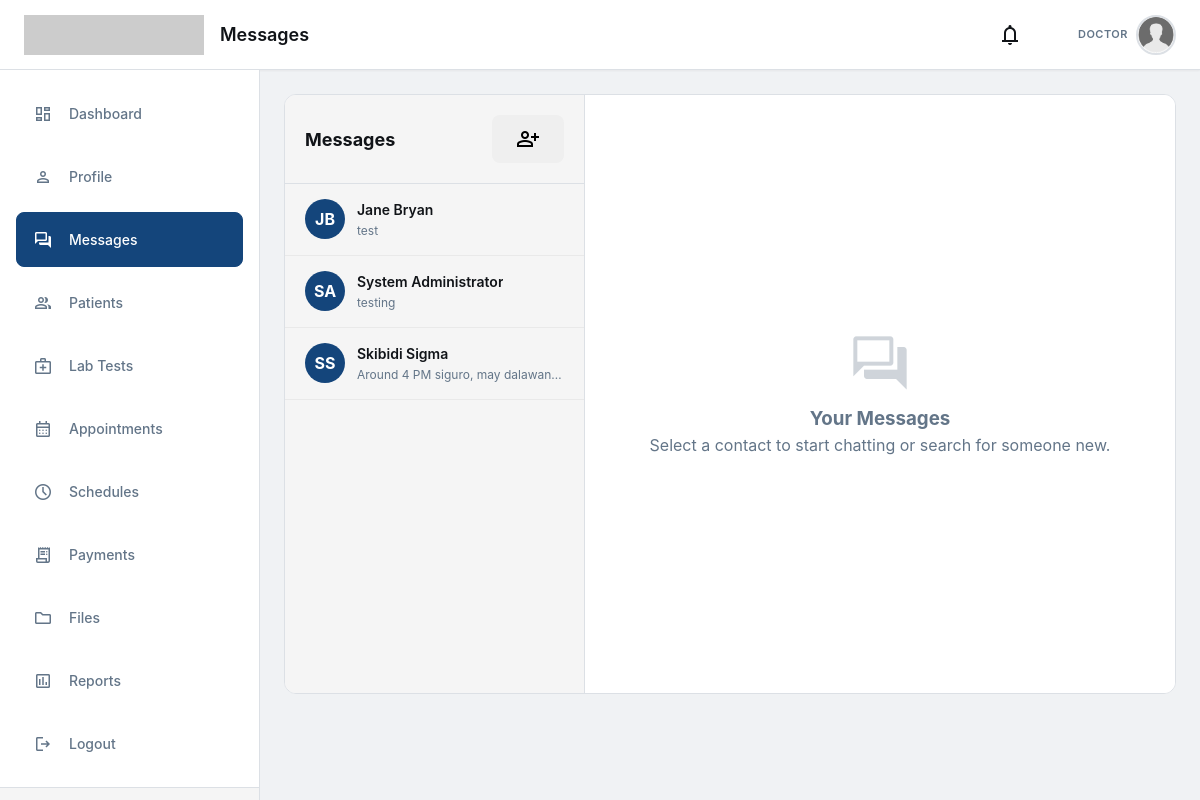
Page /public/shared/messages.php (signed in) on the committed database.
### tables this page shows
CREATE TABLE `users` (
  `user_id` int(11) NOT NULL,
  `username` varchar(50) NOT NULL,
  `password_hash` varchar(255) NOT NULL,
  `email` varchar(100) DEFAULT NULL,
  `first_name` varchar(100) NOT NULL,
  `middle_name` varchar(50) DEFAULT NULL,
  `last_name` varchar(100) NOT NULL,
  `gender` enum('Male','Female','Other') DEFAULT NULL,
  `dob` date DEFAULT NULL,
  `contact_number` varchar(20) DEFAULT NULL,
  `address` text DEFAULT NULL,
  `role` enum('admin','doctor','secretary','patient') NOT NULL,
  `registration_type` enum('Patient','Guardian') DEFAULT 'Patient',
  `is_active` tinyint(1) NOT NULL DEFAULT 1,
  `account_status` enum('pending','active','locked','suspended') DEFAULT 'pending',
  `identification_number` varchar(20) DEFAULT NULL,
  `marital_status` enum('Single','Married','Divorced','Widowed','Separated') DEFAULT NULL,
  `occupation` varchar(100) DEFAULT NULL,
  `city` varchar(100) DEFAULT NULL,
  `province` varchar(100) DEFAULT NULL,
  `emergency_contact_name` varchar(255) DEFAULT NULL,
  `emergency_contact_number` varchar(20) DEFAULT NULL,
  `google_2fa_secret` varchar(64) DEFAULT NULL,
  `backup_tokens` text DEFAULT NULL,
  `is_2fa_enabled` tinyint(1) NOT NULL DEFAULT 0,
  `force_2fa_setup` tinyint(1) NOT NULL DEFAULT 1,
  `two_factor_verified_at` datetime DEFAULT NULL,
  `last_login_at` datetime DEFAULT NULL,
  `last_activity_at` datetime DEFAULT NULL,
  `failed_login_attempts` int(11) NOT NULL DEFAULT 0,
  `account_locked_until` datetime DEFAULT NULL,
  `created_at` datetime NOT NULL DEFAULT current_timestamp(),
  `updated_at` datetime NOT NULL DEFAULT current_timestamp() ON UPDATE current_timestamp(),
  `deleted_at` datetime DEFAULT NULL
);

### app/core/Database.php (called while the page is built, shortened)
<?php
final class Database
{
    private static ?PDO $instance = null;
    public static function getInstance(): PDO
    {
        if (self::$instance === null) {
            $host = 'localhost';
            $dbname = 'matriflow_db';
            $user = 'root';
            $pass = '';
            $port = 3307;
            $dsn = "mysql:host={$host};port={$port};dbname={$dbname};charset=utf8mb4";
            self::$instance = new PDO($dsn, $user, $pass, [
                PDO::ATTR_ERRMODE => PDO::ERRMODE_EXCEPTION,
                PDO::ATTR_DEFAULT_FETCH_MODE => PDO::FETCH_ASSOC,
                PDO::ATTR_EMULATE_PREPARES => false,
            ]);
            self::$instance->exec("SET time_zone = '+08:00'");
        }
        return self::$instance;
    }
}

### app/models/User.php (called while the page is built, shortened)
<?php
final class User
{
    public static function findById(int $userId): ?array
    {
        $stmt = Database::getInstance()->prepare("SELECT * FROM users WHERE user_id = :id LIMIT 1");
        $stmt->execute([':id' => $userId]);
        $row = $stmt->fetch();
        return $row ?: null;
    }
}

### app/core/Auth.php (called while the page is built, shortened)
<?php
final class Auth
{
    public static function user(): ?array
    {
        $u = User::findById((int) $_SESSION['user_id']);
        return $u ?: null;
    }
}

### app/core/MessageService.php (called while the page is built, shortened)
<?php
final class MessageService
{
    public static function getContacts(int $userId): array
    {
        $stmt = Database::getInstance()->prepare("
            SELECT DISTINCT u.user_id, u.first_name, u.last_name, u.role,
            (SELECT message_body FROM messages
             WHERE (sender_id = u.user_id AND receiver_id = :uid1) OR (sender_id = :uid2 AND receiver_id = u.user_id)
             ORDER BY created_at DESC LIMIT 1) as last_message,
            (SELECT created_at FROM messages
             WHERE (sender_id = u.user_id AND receiver_id = :uid3) OR (sender_id = :uid4 AND receiver_id = u.user_id)
             ORDER BY created_at DESC LIMIT 1) as last_message_at
            FROM users u
            JOIN messages m ON (m.sender_id = u.user_id OR m.receiver_id = u.user_id)
            WHERE (m.sender_id = :uid5 OR m.receiver_id = :uid6) AND u.user_id != :uid7
            ORDER BY last_message_at DESC
        ");
        $stmt->execute([
            ':uid1' => $userId,
            ':uid2' => $userId,
            ':uid3' => $userId,
            ':uid4' => $userId,
            ':uid5' => $userId,
            ':uid6' => $userId,
            ':uid7' => $userId
        ]);
        return $stmt->fetchAll();
    }
}

### app/config/constants.php (called while the page is built, shortened)
<?php
function base_url(string $path = ''): string
{
    $scheme = (!empty($_SERVER['HTTPS']) && $_SERVER['HTTPS'] !== 'off') ? 'https' : 'http';
    $host = $_SERVER['HTTP_HOST'] ?? 'localhost';
    $docRoot = str_replace('\\', '/', $_SERVER['DOCUMENT_ROOT']);
    $basePath = str_replace('\\', '/', BASE_PATH);
    $baseDir = str_replace($docRoot, '', $basePath);
    $baseDir = ($baseDir === '/' || $baseDir === '.') ? '' : rtrim($baseDir, '/');
    $path = '/' . ltrim($path, '/');
    return $scheme . '://' . $host . $baseDir . $path;
}

### app/core/FileService.php (called while the page is built, shortened)
<?php
final class FileService
{
    public static function getAvatarUrl(int $userId): string
    {
        return base_url('/public/controllers/avatar.php?uid=' . $userId . '&t=' . time());
    }
}

### public/shared/messages.php (the view, shortened to what this page needs)
<?php
$u = Auth::user();
$activeChatId = (int)($_GET['chat'] ?? 0);
?>
<div class="messaging-layout">
    <div class="contacts-sidebar">
        <div class="sidebar-header">
            <h3>Messages</h3>
            <button class="btn btn-icon" title="New Chat" onclick="toggleSearch()"><span class="material-symbols-outlined">person_add</span></button>
        </div>
        <div class="contacts-list" id="contacts-list">
            <?php
            $contacts = MessageService::getContacts((int)$u['user_id']);
            if (empty($contacts)): ?>
                <div class="empty-state">No conversations yet.</div>
            <?php else: ?>
                <?php foreach ($contacts as $c): ?>
                    <div class="contact-item <?= $activeChatId === (int)$c['user_id'] ? 'active' : '' ?>" onclick="loadChat(<?= $c['user_id'] ?>, '<?= htmlspecialchars($c['first_name'] . ' ' . $c['last_name']) ?>')">
                        <div class="contact-avatar" style="display:none;">
                            <?= substr($c['first_name'], 0, 1) . substr($c['last_name'], 0, 1) ?>
                        </div>
                        <div class="contact-info">
                            <div class="contact-name"><?= htmlspecialchars($c['first_name'] . ' ' . $c['last_name']) ?></div>
                            <div class="contact-last-msg"><?= htmlspecialchars($c['last_message'] ?? '') ?></div>
                        </div>
                    </div>
                <?php endforeach; ?>
            <?php endif; ?>
        </div>
    </div>
    <div class="chat-main">
        <div class="chat-history" id="chat-history">
            <?php if (!$activeChatId): ?>
                <div class="chat-welcome">
                    <span class="material-symbols-outlined">forum</span>
                    <h3>Your Messages</h3>
                    <p>Select a contact to start chatting or search for someone new.</p>
                </div>
            <?php endif; ?>
        </div>
    </div>
</div>
<?php
$content = ob_get_clean();
RoleLayout::render($u, $u['role'], 'messages', [
    'title' => 'Messages',
    'content' => $content,
]);

### app/core/RoleLayout.php (shortened to what this page needs)
<?php
class RoleLayout
{
    public static function render(array $user, string $role, string $currentPage, array $options = []): void
    {
        $title = $options['title'] ?? 'MatriFlow';
        $content = $options['content'] ?? '';
        $roleKey = strtolower($role);
        $sidebarItems = self::$sidebarItems[$roleKey] ?? [];
        $avatarPath = FileService::getAvatarUrl((int)$user['user_id']);
        $version = '4.1.0';
        $systemName = 'MatriFlow';
        try {
            $stmt = Database::getInstance()->prepare("SELECT setting_value FROM system_settings WHERE setting_key = 'system_name'");
            $stmt->execute();
            if ($row = $stmt->fetch()) {
                $systemName = $row['setting_value'] ?: 'MatriFlow';
            }
        } catch (Throwable $e) {
        }
?>
        <!DOCTYPE html>
        <html lang="en">
        <head>
            <link rel="stylesheet" href="<?= base_url("/public/assets/css/app.css?v={$version}") ?>" />
            <link rel="stylesheet" href="<?= base_url("/public/assets/css/role-layout.css?v={$version}") ?>" />
        </head>
        <body class="<?= (isset($_COOKIE['theme']) && $_COOKIE['theme'] === 'dark') ? 'dark-theme' : '' ?>">
            <div class="role-layout">
                <header class="role-header">
                    <div class="header-brand">
                        <img src="<?= base_url("/public/assets/images/matriflow_banner.png") ?>" alt="<?= htmlspecialchars($systemName) ?>" class="banner-logo" onerror="this.onerror=null; this.src='https://placehold.co/180x40?text=<?= urlencode($systemName) ?>'">
                    </div>
                    <div class="header-title"><?= htmlspecialchars((string)$title) ?></div>
                    <div class="header-notifications" style="position: relative; margin-right: 16px;">
                        <a href="<?= base_url("/public/{$role}/notifications.php") ?>" class="btn btn-icon" title="Notifications" style="position: relative;">
                            <span class="material-symbols-outlined">notifications</span>
                        </a>
                    </div>
                    <div class="header-user">
                        <span class="header-role" style="color: var(--text-secondary); font-size: 11px;"><?= ucfirst($role) ?></span>
                        <div class="header-avatar-container" onclick="window.location.href='<?= base_url("/public/{$role}/profile.php") ?>'" style="cursor:pointer;">
                            <img src="<?= $avatarPath ?>?t=<?= $version ?>" alt="Avatar" class="header-avatar"
                                onerror="this.onerror=null; this.src='<?= base_url("/public/assets/images/default-avatar.png") ?>'">
                        </div>
                    </div>
                </header>
                <div class="role-container">
                    <aside class="role-sidebar">
                        <nav class="sidebar-nav">
                            <?php foreach ($sidebarItems as $item):
                                $url = base_url($item['url']);
                            ?>
                                <?php
                                $itemPage = basename($item['url'], '.php');
                                $isActive = ($currentPage === $itemPage);
                                ?>
                                <a href="<?= $url ?>"
                                    class="nav-item <?= $isActive ? 'active' : '' ?> <?= $item['class'] ?? '' ?>">
                                    <span class="material-symbols-outlined"><?= $item['icon'] ?></span>
                                    <span class="nav-label"><?= $item['label'] ?></span>
                                </a>
                            <?php endforeach; ?>
                        </nav>
                        <div class="sidebar-footer">
                        </div>
                    </aside>
                    <main class="role-main">
                        <div class="page-content">
                            <?= $content ?>
                        </div>
                    </main>
                </div>
            </div>
        </body>
        </html>
<?php
    }
}

### public/assets/css/app.css (style rules this page uses)
html { font-size: 16px; }
:root { --primary: #14457b; --primary-light: #e0eaff; --accent: #ed2327; --bg: #f8fafc; --text: #0f172a; --muted: #64748b; --surface: #ffffff; --border: #e2e8f0; --radius: 16px; --shadow: 0 25px 50px -12px rgba(0, 0, 0, 0.25); }
* { box-sizing: border-box; }
html, body { height: 100%; }
body { margin: 0; font-family: system-ui, -apple-system, Segoe UI, Roboto, "Noto Sans", Arial, sans-serif; color: var(--text); background: var(--bg); }
a { color: inherit; transition: color 0.2s; }
img { display: block; }
.btn { height: 48px; padding: 0 24px; border-radius: 12px; border: 1px solid transparent; font-weight: 700; cursor: pointer; display: inline-flex; align-items: center; justify-content: center; gap: 10px; text-decoration: none; user-select: none; white-space: nowrap; font-size: 15px; transition: all 0.2s; }

### public/assets/css/role-layout.css (style rules this page uses)
:root { --primary: #14457b; --primary-light: #1a70cb; --accent-red: #ed2327; --bg-light: #f0f2f4; --bg-dark: #111921; --surface: #ffffff; --surface-hover: #f5f5f5; --text-primary: #111418; --text-secondary: #637588; --border: #dce0e5; --border-light: #e8ecf1; --success: #10b981; --warning: #f59e0b; --error: #ef4444; --info: #3b82f6; --font-family: -apple-system, BlinkMacSystemFont, "Segoe UI", "Helvetica Neue", sans-serif; --spacing-xs: 4px; --spacing-sm: 8px; --spacing-md: 16px; --spacing-lg: 24px; --spacing-xl: 32px; --border-radius: 6px; --border-radius-lg: 8px; --border-radius-xl: 12px; --shadow-sm: 0 1px 2px rgba(0, 0, 0, 0.05); --shadow-md: 0 4px 6px rgba(0, 0, 0, 0.1); --shadow-lg: 0 10px 15px rgba(0, 0, 0, 0.1); }
* { margin: 0; padding: 0; box-sizing: border-box; }
html, body { height: 100%; width: 100%; }
body { font-family: var(--font-family); background-color: var(--bg-light); color: var(--text-primary); line-height: 1.5; -webkit-font-smoothing: antialiased; }
.role-layout { display: flex; flex-direction: column; height: 100vh; width: 100%; }
.role-header { display: flex; align-items: center; gap: var(--spacing-md); padding: var(--spacing-md) var(--spacing-lg); background-color: var(--surface); border-bottom: 1px solid var(--border); box-shadow: var(--shadow-sm); flex-shrink: 0; height: 70px; }
.header-brand { flex-shrink: 0; }
.banner-logo { height: 40px; width: auto; }
.header-title { font-size: 18px; font-weight: 600; color: var(--text-primary); }
.header-user { display: flex; align-items: center; gap: var(--spacing-sm); }
.header-role { font-size: 12px; font-weight: 600; color: var(--text-secondary); text-transform: uppercase; letter-spacing: 0.5px; }
.header-avatar { width: 40px; height: 40px; border-radius: 50%; border: 2px solid var(--border); object-fit: cover; display: block; }
.role-container { display: flex; flex: 1; overflow: hidden; }
.role-sidebar { width: 260px; background-color: var(--surface); border-right: 1px solid var(--border); overflow-y: auto; flex-shrink: 0; display: flex; flex-direction: column; }
.sidebar-nav { display: flex; flex-direction: column; padding: var(--spacing-md); gap: var(--spacing-sm); flex: 1; }
.sidebar-footer { padding: var(--spacing-lg); border-top: 1px solid var(--border); background-color: var(--surface-hover); margin-top: auto; }
.nav-item { display: flex; align-items: center; gap: var(--spacing-md); padding: var(--spacing-md) var(--spacing-md); border-radius: var(--border-radius-lg); background-color: transparent; color: var(--text-secondary); text-decoration: none; font-size: 14px; font-weight: 500; transition: all 0.2s ease; border: 1px solid transparent; cursor: pointer; }
.nav-item.active { background-color: var(--primary); color: white; border-color: var(--primary); }
.nav-item .material-symbols-outlined { font-size: 20px; flex-shrink: 0; }
.nav-label { flex: 1; white-space: nowrap; overflow: hidden; text-overflow: ellipsis; }
.role-main { flex: 1; display: flex; flex-direction: column; overflow-y: auto; padding: var(--spacing-lg); }
.page-content { flex: 1; max-width: 1200px; width: 100%; }
.btn { display: inline-flex; align-items: center; justify-content: center; gap: var(--spacing-sm); padding: var(--spacing-md) var(--spacing-lg); border: none; border-radius: var(--border-radius-lg); font-size: 14px; font-weight: 600; text-decoration: none; cursor: pointer; transition: all 0.2s ease; white-space: nowrap; }

### rows in the picture
users: role "DOCTOR"
users: first_name "J", last_name "B", first_name+last_name "Jane Bryan", last_message "test"
users: first_name "S", last_name "A", first_name+last_name "System Administrator", last_message "testing"
users: first_name "S", last_name "S", first_name+last_name "Skibidi Sigma", last_message "Around 4 PM siguro, may dalawan…"

### other values in the picture
$title "Messages"
$item['label'] "Dashboard"
$item['label'] "Profile"
$item['label'] "Messages"
$item['label'] "Patients"
$item['label'] "Lab Tests"
$item['label'] "Appointments"
$item['label'] "Schedules"
$item['label'] "Payments"
$item['label'] "Files"
$item['label'] "Reports"
$item['label'] "Logout"
